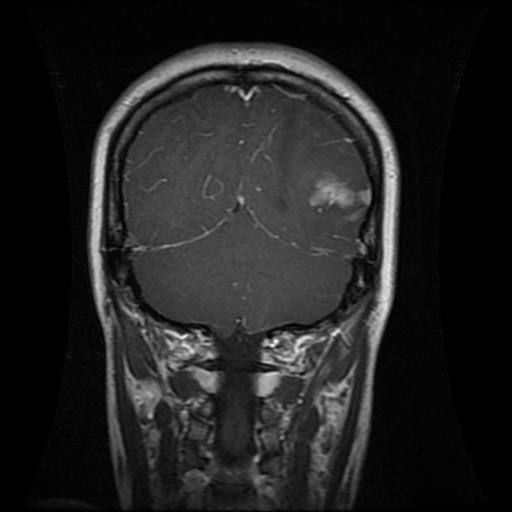
#> input picture data/brain_mri(raw_dataset)/Testing/glioma/Te-gl_182.jpg, 512 x 512 px, given as the content of the folder data/brain_mri(raw_dataset)/Training, which was not available
$ jupyter execute --allow-errors EDA_and_Clean.ipynb   (text cells are left out)
#> lines starting #> are read from the running program, lines starting #| are printed output that depends on the picture; pictures that were not available may be replaced by others from this repository, and a replacement may not be noted
[cell 1]
import os
os.environ["TF_CPP_MIN_LOG_LEVEL"] = "3"
import json
import shutil
import hashlib

import numpy as np
import pandas as pd
import matplotlib.pyplot as plt
from PIL import Image, ImageOps
from sklearn.model_selection import StratifiedGroupKFold

RAW_DIR = "data/brain_mri(raw_dataset)"
OUT = "data/eda_outputs"
os.makedirs(OUT, exist_ok=True)

SPLITS = ["Training", "Testing"]
CLASSES = sorted(os.listdir(os.path.join(RAW_DIR, "Training")))
VEC = 128
SAME_T = 0.99
GROUP_T = 0.95
SPLIT_T = 0.90
SEED = 42

COLORS = dict(zip(CLASSES, ["#2a78d6", "#eb6834", "#1baf7a", "#eda100"]))
plt.rcParams.update({"figure.dpi": 100, "axes.spines.top": False, "axes.spines.right": False,
                     "axes.grid": True, "grid.alpha": 0.25})


def save(fig, name):
    fig.savefig(os.path.join(OUT, name), bbox_inches="tight")
    plt.show()


def show_grid(paths, titles, ncols=6, size=2.0, name=None, title=None):
    n = len(paths)
    if n == 0:
        print("Không có ảnh:", title)
        return
    nrows = int(np.ceil(n / ncols))
    fig, axes = plt.subplots(nrows, ncols, figsize=(ncols * size, nrows * (size + 0.3)))
    for i, ax in enumerate(np.array(axes).reshape(-1)):
        ax.axis("off")
        if i < n:
            ax.imshow(Image.open(paths[i]).convert("L"), cmap="gray")
            ax.set_title(titles[i], fontsize=7)
    if title:
        fig.suptitle(title)
    plt.tight_layout()
    if name:
        save(fig, name)
    else:
        plt.show()

print("Các lớp:", CLASSES)

[cell 2]
rows, vecs, vecs_flip, bad = [], [], [], []
for split in SPLITS:
    for label in CLASSES:
        folder = os.path.join(RAW_DIR, split, label)
        for fname in sorted(os.listdir(folder)):
            path = os.path.join(folder, fname)
            try:
                img = Image.open(path)
#> img is the input picture: PIL image 512x512 L; min 0, max 255, mean 33.8
                img.load()
                mode, (w, h) = img.mode, img.size
#> mode = 'L'; w = 512; h = 512
                g = img.convert("L")
                a = np.asarray(g)
            except Exception as e:
                bad.append({"path": path, "error": str(e)[:100]})
                continue
            small = np.asarray(g.resize((VEC, VEC), Image.BILINEAR), dtype=np.float32)
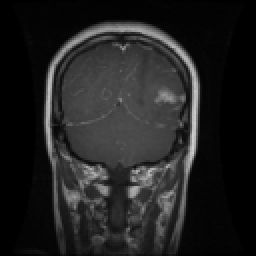
#> small: shape (128, 128) float32 (shown 2 times larger); min 0, max 208, mean 33.8
            v = small.ravel() - small.mean()
#> v = 16384 values, max 174.2 at index 9056, min -33.78 at index 0, mean 0
            vecs.append(v / (np.linalg.norm(v) + 1e-6))
            vf = small[:, ::-1].ravel() - small.mean()
#> vf = 16384 values, max 174.2 at index 8991, min -33.78 at index 0, mean 0
            vecs_flip.append(vf / (np.linalg.norm(vf) + 1e-6))
            rows.append({
                "split": split, "label": label, "file": fname, "path": path,
                "key": f"{split}/{label}/{fname}", "mode": mode, "width": w, "height": h,
                "kb": os.path.getsize(path) / 1024, "md5": hashlib.md5(a.tobytes()).hexdigest(),
                "brightness": float(a.mean()), "contrast": float(a.std()),
                "brain_frac": float((small > max(10, small.max() * 0.08)).mean()),
                "is_aug": "aug" in fname.lower(),
            })

df = pd.DataFrame(rows)
#> df = table of 2 rows and 14 columns
V = np.stack(vecs).astype(np.float32)
VF = np.stack(vecs_flip).astype(np.float32)
print(f"Đọc được {len(df):,} ảnh · lỗi {len(bad)} ảnh")
#| Đọc được 2 ảnh · lỗi 0 ảnh
df.head()
#> Out = table of 2 rows and 14 columns

[cell 3]
counts = pd.crosstab(df["label"], df["split"]).reindex(columns=SPLITS)
#> counts = table of 1 rows and 2 columns
counts["tổng"] = counts.sum(axis=1)
counts.loc["tổng"] = counts.sum()
display(counts)

aug_counts = pd.crosstab(df["label"], [df["split"], df["is_aug"]])
#> aug_counts = table of 1 rows and 2 columns
print("Số ảnh có chữ 'aug' trong tên file (True):")
display(aug_counts)

fig, ax = plt.subplots(figsize=(7, 3.2))
x = np.arange(len(CLASSES))
for k, (split, col) in enumerate(zip(SPLITS, ["#2a78d6", "#eb6834"])):
    vals = counts.loc[CLASSES, split].values
    bars = ax.bar(x + (k - 0.5) * 0.38, vals, width=0.36, color=col, label=split)
    ax.bar_label(bars, fontsize=8, padding=2)
#> this loop made 2 passes
#> vals on passes 1 to 2: [1], [1]
ax.set_xticks(x, CLASSES); ax.set_ylabel("số ảnh"); ax.legend(); ax.grid(axis="x", visible=False)
ax.set_title("Số ảnh mỗi lớp theo thư mục gốc")
save(fig, "fig03_class_counts.png")
#> in save, `fig.savefig(os.path.join(OUT, name), bbox_inches="tight")`:
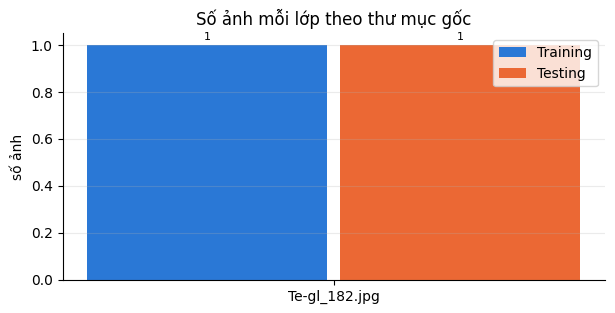
#> figure drawn by matplotlib, 1 panel

[cell 4]
df["size"] = df["width"].astype(str) + "×" + df["height"].astype(str)
print("Số kích thước khác nhau:", df["size"].nunique())
#| Số kích thước khác nhau: 1
display(df["size"].value_counts().head(8).rename("số ảnh").to_frame().T)
print("Chế độ màu theo lớp:")
display(pd.crosstab(df["label"], df["mode"]))
print("Kích thước trung vị theo lớp:")
display(df.groupby(["label", "split"])[["width", "height", "kb"]].median().round(1))
print("Tỉ lệ ảnh 512×512 theo lớp:")
display((df["size"] == "512×512").groupby(df["label"]).mean().round(3).rename("tỉ lệ 512×512").to_frame().T)

fig, ax = plt.subplots(figsize=(6.5, 5))
for c in CLASSES:
    s = df[df["label"] == c]
    ax.scatter(s["width"], s["height"], s=10, alpha=0.5, color=COLORS[c], label=c)
#> this loop made 1 pass
#> s on pass 1: table of 2 rows and 15 columns
ax.set_xlabel("width"); ax.set_ylabel("height"); ax.legend(); ax.set_title("Kích thước ảnh theo lớp")
save(fig, "fig04_image_sizes.png")
#> call 2 of save, with name = 'fig04_image_sizes.png'
#> in save (call 2), `fig.savefig(os.path.join(OUT, name), bbox_inches="tight")`:
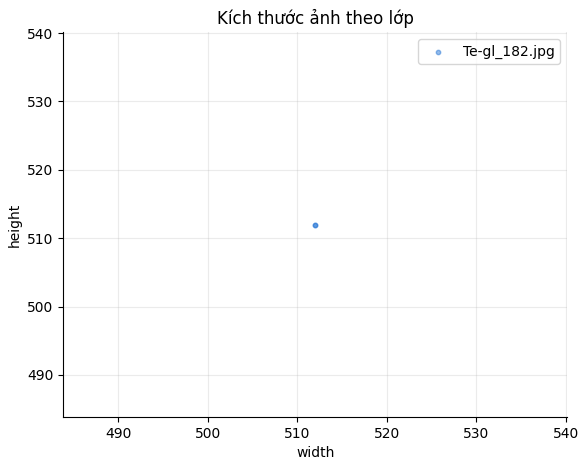
#> figure drawn by matplotlib, 1 panel

#> (a cell that did not finish here is left out)

[cell 6]
stats = df.groupby("label")[["brightness", "contrast", "brain_frac"]].agg(["mean", "median"]).round(3)
#> stats = table of 1 rows and 6 columns
display(stats)

fig, axes = plt.subplots(1, 3, figsize=(13, 3.6))
for ax, col in zip(axes, ["brightness", "contrast", "brain_frac"]):
    bp = ax.boxplot([df[df["label"] == c][col] for c in CLASSES], patch_artist=True, widths=0.55)
    ax.set_xticks(range(1, len(CLASSES) + 1), CLASSES, rotation=15)
    for patch, c in zip(bp["boxes"], CLASSES):
        patch.set_facecolor(COLORS[c]); patch.set_alpha(0.75)
    ax.set_title(col); ax.grid(axis="x", visible=False)
plt.tight_layout()
save(fig, "fig06_intensity.png")
#> call 3 of save, with name = 'fig06_intensity.png'
#> in save (call 3), `fig.savefig(os.path.join(OUT, name), bbox_inches="tight")`:
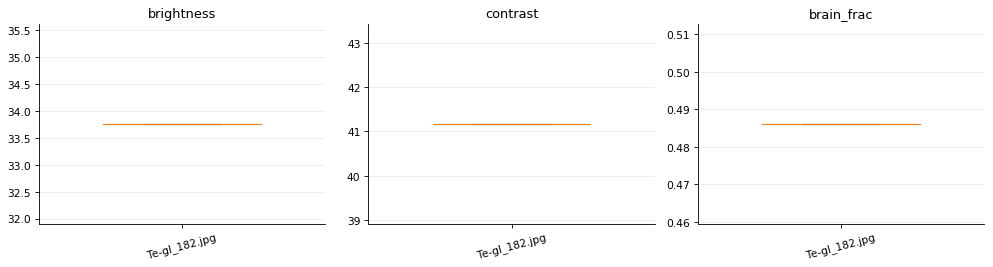
#> figure drawn by matplotlib, 3 panels

[cell 7]
# [4 lines left out: function unit, not called in this run]

TRANSFORMS = {"giữ nguyên": lambda m: m, "lật ngang": ImageOps.mirror, "lật dọc": ImageOps.flip,
              "xoay 90": lambda m: m.rotate(90, expand=True), "xoay 180": lambda m: m.rotate(180),
              "xoay 270": lambda m: m.rotate(270, expand=True)}
aug = df[df["is_aug"]]
#> aug = table of 0 rows and 15 columns
base_idx = np.where(~df["is_aug"].values)[0]
#> base_idx = [0, 1]
Vb = V[base_idx]
aug_rows = []
for r in aug.itertuples():
    img = Image.open(r.path)
    S = np.stack([unit(t(img)) for t in TRANSFORMS.values()]) @ Vb.T
    t_id, b_id = np.unravel_index(S.argmax(), S.shape)
    src = df.iloc[base_idx[b_id]]
    aug_rows.append({"aug_key": r.key, "aug_split": r.split, "src_key": src["key"], "src_split": src["split"],
                     "transform": list(TRANSFORMS)[t_id], "corr": round(float(S.max()), 3)})
aug_src = pd.DataFrame(aug_rows)
print("Số ảnh aug:", len(aug_src))
#> (the rest of this cell did not finish here and is left out)

[cell 8]
idx = np.where(~df["is_aug"].values)[0]
#> idx = [0, 1]
Vn, VFn = V[idx], VF[idx]
pairs = []
for s in range(0, len(Vn), 500):
    C0 = Vn[s:s + 500] @ Vn.T
    C1 = Vn[s:s + 500] @ VFn.T
    C = np.maximum(C0, C1)
    ii, jj = np.where(C >= 0.80)
    for i, j in zip(ii + s, jj):
        if i < j:
            pairs.append((int(idx[i]), int(idx[j]), float(C[i - s, j]), bool(C1[i - s, j] > C0[i - s, j])))
#> this loop made 1 pass
#> (C1, C, ii, jj) on pass 1: ([[0.529, 0.529], [0.529, 0.529]], [[1, 1], [1, 1]], [0, 0, 1, 1], [0, 1, 0, 1])
#> after the loop, pairs = [(0, 1, 1, False)]
pairs = pd.DataFrame(pairs, columns=["a", "b", "corr", "lật"])
#> pairs = table of 1 rows and 4 columns
for c in ["split", "label", "key"]:
    pairs[c + "_a"] = df[c].values[pairs["a"]]
    pairs[c + "_b"] = df[c].values[pairs["b"]]
pairs["cùng lớp"] = pairs["label_a"] == pairs["label_b"]
pairs["cùng thư mục"] = pairs["split_a"] == pairs["split_b"]
pairs["mức"] = pd.cut(pairs["corr"], [0.80, 0.85, SPLIT_T, GROUP_T, SAME_T, 1.01], right=False,
                      labels=["0,80–0,85", "0,85–0,90", "0,90–0,95", "0,95–0,99", "≥ 0,99"])
print(f"Cặp có corr ≥ 0,80: {len(pairs):,}")
#| Cặp có corr ≥ 0,80: 1
display(pd.crosstab(pairs["mức"], [pairs["cùng lớp"], pairs["cùng thư mục"]], margins=True, margins_name="tổng"))
band = pairs.groupby("mức", observed=False).agg(so_cap=("corr", "size"), khac_lop=("cùng lớp", lambda s: int((~s).sum())))
#> band = table of 5 rows and 2 columns
band["% khác lớp"] = (band["khac_lop"] / band["so_cap"] * 100).round(1)
display(band.rename(columns={"so_cap": "số cặp", "khac_lop": "cặp khác lớp"}))

md5_dup = df[~df["is_aug"] & df.duplicated("md5", keep=False)]
#> md5_dup = table of 2 rows and 15 columns
print("Nhóm giống hệt từng pixel (MD5):", md5_dup["md5"].nunique(), "· số ảnh:", len(md5_dup))
#| Nhóm giống hệt từng pixel (MD5): 1 · số ảnh: 2

fig, ax = plt.subplots(figsize=(8, 3.4))
ax.hist(pairs["corr"], bins=np.arange(0.80, 1.0001, 0.005), color="#2a78d6")
for t in [SPLIT_T, GROUP_T, SAME_T]:
    ax.axvline(t, color="#52514e", lw=1)
ax.set_yscale("log"); ax.set_xlabel("corr"); ax.set_ylabel("số cặp (log)")
ax.set_title("Phân phối corr của các cặp ảnh rất giống nhau")
save(fig, "fig08a_corr_hist.png")
#> call 4 of save, with name = 'fig08a_corr_hist.png'
#> in save (call 4), `fig.savefig(os.path.join(OUT, name), bbox_inches="tight")`:
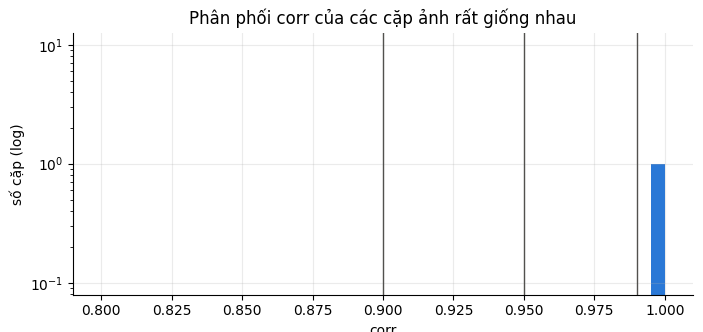
#> figure drawn by matplotlib, 1 panel; tallest bar 1 high, from x = 0.995 to 1

[cell 9]
def union_groups(pair_df):
    parent = list(range(len(df)))
#> parent = [0, 1]
    def find(x):
        while parent[x] != x:
            parent[x] = parent[parent[x]]
            x = parent[x]
        return x
    for a, b in zip(pair_df["a"], pair_df["b"]):
        parent[find(a)] = find(b)
#> after the loop, parent = [1, 1]
    return np.array([find(i) for i in range(len(df))])

df["same_group"] = union_groups(pairs[pairs["corr"] >= SAME_T])
df["patient_group"] = union_groups(pairs[pairs["corr"] >= GROUP_T])
df["split_group"] = union_groups(pairs[pairs["corr"] >= SPLIT_T])
na = df[~df["is_aug"]]
#> na = table of 2 rows and 18 columns
ss = na["same_group"].map(na["same_group"].value_counts())
ps = na["patient_group"].map(na["patient_group"].value_counts())
print(f"Nhóm ảnh giống hệt (≥ {SAME_T}): {na.loc[ss > 1, 'same_group'].nunique()} nhóm, {int((ss > 1).sum())} ảnh,"
      f" ảnh thừa {int((ss > 1).sum()) - na.loc[ss > 1, 'same_group'].nunique()}")
#| Nhóm ảnh giống hệt (≥ 0.99): 1 nhóm, 2 ảnh, ảnh thừa 1
print(f"Nhóm ảnh giống nhau (≥ {GROUP_T}): {na.loc[ps > 1, 'patient_group'].nunique()} nhóm, {int((ps > 1).sum())} ảnh")
#| Nhóm ảnh giống nhau (≥ 0.95): 1 nhóm, 2 ảnh

tr_groups = set(na.loc[na["split"] == "Training", "patient_group"])
#> tr_groups = 1 item
tr_split = set(na.loc[na["split"] == "Training", "split_group"])
#> tr_split = 1 item
te = na[na["split"] == "Testing"]
#> te = table of 1 rows and 18 columns
te_same = set(na.loc[na["split"] == "Training", "same_group"])
#> te_same = 1 item
leak = pd.DataFrame({
    "ảnh test": te["label"].value_counts(),
    f"có bản giống hệt trong train (≥ {SAME_T})": te[te["same_group"].isin(te_same)]["label"].value_counts(),
    f"có ảnh giống trong train (≥ {GROUP_T})": te[te["patient_group"].isin(tr_groups)]["label"].value_counts(),
    f"có ảnh giống trong train (≥ {SPLIT_T})": te[te["split_group"].isin(tr_split)]["label"].value_counts(),
}).reindex(CLASSES).fillna(0).astype(int)
#> leak = table of 1 rows and 4 columns
leak.loc["tổng"] = leak.sum()
display(leak)

nlab = na.groupby("patient_group")["label"].nunique()
conflict_groups = nlab[nlab > 1].index
conflict = na[na["patient_group"].isin(conflict_groups)].sort_values("patient_group")
#> conflict = table of 0 rows and 18 columns
print("Nhóm giống nhau nhưng khác lớp:", len(conflict_groups), "· số ảnh:", len(conflict))
#| Nhóm giống nhau nhưng khác lớp: 0 · số ảnh: 0
display(conflict[["patient_group", "key"]])

[cell 10]
def show_pairs(p, title, name, n=6):
#> called with title = 'Cặp giống nhau nhưng KHÁC LỚP', name = 'fig08b_cross_label.png', n = 8
    paths, titles = [], []
    for r in p.head(n).itertuples():
        paths += [df["path"].iat[r.a], df["path"].iat[r.b]]
        titles += [r.key_a.replace("/", "\n", 1), f"{r.key_b}\ncorr={r.corr:.3f}".replace("/", "\n", 1)]
#> after the loop, paths = []; titles = []
    show_grid(paths, titles, ncols=4, size=2.6, name=name, title=title)
#> in show_grid, `n = len(paths)`: n = 0

show_pairs(pairs[~pairs["cùng lớp"] & (pairs["corr"] >= GROUP_T)].sort_values("corr", ascending=False),
           "Cặp giống nhau nhưng KHÁC LỚP", "fig08b_cross_label.png", 8)
#> (the rest of this cell did not finish here and is left out)

[cell 11]
base = df[~df["is_aug"]].drop_duplicates("same_group")
#> base = table of 1 rows and 18 columns
rows_t = []
#> (the rest of this cell did not finish here and is left out)

[cell 12]
na = df[~df["is_aug"]].copy()
na["short_side"] = na[["width", "height"]].min(axis=1)
for col, asc, title, name in [("short_side", True, "12 ảnh nhỏ nhất", "fig09a_smallest.png"),
                              ("brightness", True, "12 ảnh tối nhất", "fig09b_darkest.png"),
                              ("brightness", False, "12 ảnh sáng nhất", "fig09c_brightest.png"),
                              ("brain_frac", True, "12 ảnh có vùng não nhỏ nhất", "fig09d_small_brain.png")]:
    s = na.sort_values(col, ascending=asc).head(12)
#> s = table of 2 rows and 19 columns
    show_grid(s["path"].tolist(), (s["label"] + "\n" + s["file"] + f"\n{col}=" + s[col].round(2).astype(str)).tolist(),
              ncols=6, name=name, title=title)
print("Ảnh có cạnh ngắn < 150 px:", int((na["short_side"] < 150).sum()))
#| Ảnh có cạnh ngắn < 150 px: 0
display(na[na["short_side"] < 150]["label"].value_counts().rename("số ảnh").to_frame().T)

[cell 13]
df.drop(columns=["path"]).to_csv(os.path.join(OUT, "per_image_stats.csv"), index=False)
#> (the rest of this cell did not finish here and is left out)

[cell 14]
CLEAN_DIR = "data/brain_mri(clean_dataset)"
CLEAN_OUT = "data/clean_outputs"
os.makedirs(CLEAN_OUT, exist_ok=True)
NEW_SPLITS = ["train", "valid", "test"]
IMG_SIZE = 224
CROP = True
REMOVE_KEYS = {
    "Training/notumor/Tr-no_1274.jpg": "ảnh CT, không phải MRI",
    "Training/notumor/Tr-no_813.jpg": "ảnh CT, không phải MRI",
    "Training/notumor/Tr-no_1307.jpg": "ảnh CT, không phải MRI",
    "Training/notumor/Tr-no_244.jpg": "ảnh CT, không phải MRI",
    "Training/notumor/Tr-no_610.jpg": "ảnh CT, không phải MRI",
    "Training/notumor/Tr-no_702.jpg": "ảnh CT, không phải MRI",
    "Training/notumor/Tr-no_638.jpg": "ảnh CT, không phải MRI",
    "Training/notumor/Tr-no_959.jpg": "ảnh CT, không phải MRI",
    "Training/notumor/Tr-no_520.jpg": "ảnh CT, không phải MRI",
    "Training/notumor/Tr-no_408.jpg": "ảnh CT, không phải MRI",
    "Training/notumor/Tr-no_34.jpg": "ảnh CT, không phải MRI",
    "Training/notumor/Tr-no_857.jpg": "ảnh CT, không phải MRI",
    "Training/notumor/Tr-no_100.jpg": "ảnh CT, không phải MRI",
    "Training/notumor/Tr-no_1242.jpg": "ảnh CT, không phải MRI",
    "Training/notumor/Tr-no_537.jpg": "ảnh CT, không phải MRI",
    "Training/notumor/Tr-no_407.jpg": "ảnh CT, không phải MRI",
    "Training/notumor/Tr-no_719.jpg": "ảnh CT, không phải MRI",
    "Training/notumor/Tr-no_462.jpg": "ảnh CT, không phải MRI",
    "Training/notumor/Tr-no_700.jpg": "ảnh CT, không phải MRI",
    "Training/notumor/Tr-no_90.jpg": "ảnh CT, không phải MRI",
    "Training/notumor/Tr-no_174.jpg": "ảnh CT, không phải MRI",
    "Testing/notumor/Te-no_167.jpg": "ảnh CT, không phải MRI",
    "Testing/glioma/Te-gl_318.jpg": "ảnh CT, không phải MRI",
    "Testing/glioma/Te-gl_74.jpg": "ảnh CT, không phải MRI",
    "Testing/glioma/Te-gl_372.jpg": "ảnh CT, không phải MRI",
    "Testing/meningioma/Te-me_8.jpg": "ảnh CT, không phải MRI",
    "Testing/meningioma/Te-me_278.jpg": "ảnh CT, không phải MRI",
    "Testing/meningioma/Te-me_26.jpg": "ảnh CT, không phải MRI",
    "Testing/meningioma/Te-me_208.jpg": "ảnh CT, không phải MRI",
    "Training/notumor/Tr-no_993.jpg": "notumor nhưng thấy rõ tổn thương",
    "Training/notumor/Tr-no_1132.jpg": "notumor nhưng thấy rõ tổn thương",
    "Training/notumor/Tr-no_498.jpg": "notumor nhưng thấy rõ tổn thương",
}


# [25 lines left out: functions crop_brain, to_square, prepare, not called in this run]

[cell 15]
reason = pd.Series("", index=df.index, dtype=object)
reason[df["is_aug"]] = "ảnh augment sẵn"
reason[df["patient_group"].isin(conflict_groups) & (reason == "")] = "nhóm giống nhau khác lớp"
unknown = sorted(set(REMOVE_KEYS) - set(df["key"]))
#> unknown = 32 items, first 6: 'Testing/glioma/Te-gl_318.jpg', 'Testing/glioma/Te-gl_372.jpg', 'Testing/glioma/Te-gl_74.jpg', 'Testing/meningioma/Te-me_208.jpg', 'Testing/meningioma/Te-me_26.jpg', 'Testing/meningioma/Te-me_278.jpg'
if unknown:
    print("Không tìm thấy:", unknown)
#> (printed output is left out)
manual = df["key"].isin(REMOVE_KEYS) & (reason == "")
reason[manual] = "loại thủ công: " + df.loc[manual, "key"].map(REMOVE_KEYS)
group_reason = dict(zip(df.loc[df["key"].isin(REMOVE_KEYS), "same_group"], df.loc[df["key"].isin(REMOVE_KEYS), "key"].map(REMOVE_KEYS)))
#> group_reason = 0 items
twins = df["same_group"].isin(group_reason) & (reason == "")
#> (the rest of this cell did not finish here and is left out)

[cell 16]
def make_split(seed):
    fold = np.zeros(len(kept), dtype=int)
    sgkf = StratifiedGroupKFold(n_splits=20, shuffle=True, random_state=seed)
    for k, (_, te_idx) in enumerate(sgkf.split(kept, kept["label"], groups=kept["split_group"])):
        fold[te_idx] = k
    sp = np.select([fold < 3, fold < 6], ["test", "valid"], "train")
    pct = pd.crosstab(kept["label"].values, sp, normalize="index") * 100
    return sp, float((pct[["valid", "test"]] - 15).abs().max().max())

#> (the rest of this cell did not finish here and is left out)

[cell 17]
if os.path.exists(CLEAN_DIR):
    shutil.rmtree(CLEAN_DIR)
for s in NEW_SPLITS:
    for c in CLASSES:
        os.makedirs(os.path.join(CLEAN_DIR, s, c), exist_ok=True)

new_paths = []
#> (the rest of this cell did not finish here and is left out)

[cell 18]
on_disk = {s: {c: len(os.listdir(os.path.join(CLEAN_DIR, s, c))) for c in CLASSES} for s in NEW_SPLITS}
on_disk = pd.DataFrame(on_disk)
#> on_disk = table of 1 rows and 3 columns
#> (the rest of this cell did not finish here and is left out)
